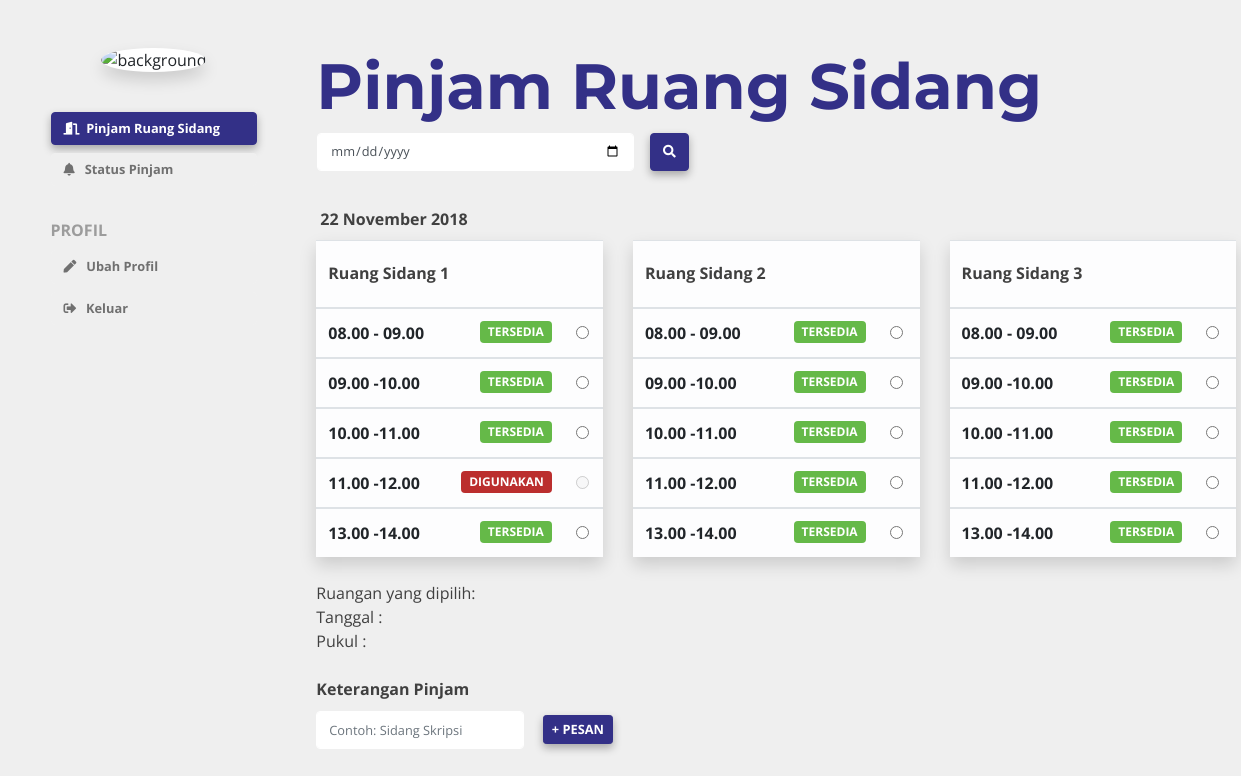
The page /pesan.php?tanggal=2018-11-22 (signed in) on the database its author committed.
### tables this page shows
CREATE TABLE `ruang` (
  `id_ruang` varchar(20) NOT NULL,
  `nama_ruang` varchar(15) NOT NULL,
  `waktu_ruang` varchar(20) NOT NULL
);

### pesan.php (the view, shortened to what this page needs)
<?php
include 'Connections/koneksi.php';
if(isset($_SESSION['logged_in'])){
	$no_induk = $_SESSION['current_id'];
	$sql = "SELECT * FROM peminjam WHERE no_induk = '$no_induk'";
	$result = mysqli_query($koneksi, $sql);
	$row = mysqli_fetch_array($result,MYSQLI_ASSOC);
}
?>
<!DOCTYPE html>
<html>
<head>
	<link rel="stylesheet" href="https://stackpath.bootstrapcdn.com/bootstrap/4.1.3/css/bootstrap.min.css">
	<link rel="stylesheet" type="text/css" href="style.css">
	<link rel="stylesheet" href="https://use.fontawesome.com/releases/v5.4.1/css/all.css">
</head>
<body>
	<div class="container mt-5">
		<div class="row sidebar">
			<div id="sidebar" class="col-lg-2 text-center">
				<figure class="figure">
					<img src="<?php echo "upload/".$row['foto_profil'].""; ?>" alt="background" class="img-thumbnail shadow"><br>
					<div class="badge badge-pill badge-primary"><?php echo ''.$row['status'].''?></div> <br>
				</figure>
				<a href="pesan.php?tanggal=" class="btn btn-primary btn-block mr-5">
					<i class="fas fa-door-open"></i> &nbsp;Pinjam Ruang Sidang
				</a>
				<a href=status_pinjam.php class="btn btn-secondary btn-block my-2">
					<i class="fas fa-bell"></i> &nbsp; Status Pinjam
				</a>
				<br>
				<div class="text-left"><b style="color: #9C9C9C">PROFIL</b></div>
				<a href=ganti_password.php class="btn btn-secondary btn-block my-2">
					<i class="fas fa-pen"></i> &nbsp; Ubah Profil
				</a>
				<a href=logout.php class="btn btn-secondary btn-block my-2">
					<i class="fas fa-sign-out-alt"></i> &nbsp; Keluar
				</a>
			</div>
			<div id="content" class="col-lg-10">
				<h1>Pinjam Ruang Sidang</h1>
				<form action="validasi_search.php" method="get">
					<div class="row">
						<input type="date" name="tanggal" class="form-control ml-3 col col-lg-4">
						<button type="input" class="mx-3 btn btn-primary">
							<i class="fas fa-search"></i>
						</button>
					</div>
				</form>
				<br>
				<?php
				$tanggal = $_GET['tanggal'];
				$query = date("d F Y", strtotime($_GET['tanggal']));
				if($tanggal == ""){
					if (isset($_SESSION['errors'])){ ?>
						<div class="alert alert-danger alert-bottom alert-dismissible fade show text-center" role="alert">
							<?php echo $_SESSION['errors']; ?>
							<button type="button" class="close" data-dismiss="alert" aria-label="Close">
								<span aria-hidden="true">&times;</span>
							</button>
						</div>
						<?php unset($_SESSION['errors']);}
						echo '<div class="jumbotron jumbotron-fluid text-center">';
						echo '<div class="container">';
						echo '<img src="https://svgshare.com/i/98Q.svg" title="" />';
						echo '<h6 style="color: #BEBEBE">Masukkan tanggal terlebih dahulu</h6>';
						echo '</div></div>';
					}
					else{
						$select = mysqli_query($koneksi, "SELECT DISTINCT `ruang`.`nama_ruang`, `ruang`.`id_ruang`, `ruang`.`waktu_ruang`, `peminjaman_ruang`.`tanggal`, `peminjaman_ruang`.`status_pesan` FROM `ruang` LEFT JOIN `peminjaman_ruang` ON `ruang`.`id_ruang` = `peminjaman_ruang`.`id_ruang`AND `peminjaman_ruang`.`tanggal` = '".$tanggal."' WHERE `ruang`.`nama_ruang`='Ruang Sidang 1' ORDER BY `ruang`.`waktu_ruang`");
						?>
						<form action="create_pesan.php" method="POST">
							<h6 class="m-1"><?php echo "".$query.""; ?></h6>
							<div class="row my-2">
								<div class="col-lg-4">
									<table class="table table-light shadow">
										<th colspan="2"><h6>Ruang Sidang 1</h6></th>
										<th></th>
										<?php
										if(mysqli_num_rows($select)){
											while ($baris = mysqli_fetch_array($select)) {
												?>
												<tbody>
													<tr>
														<th scope="col"><?php echo $baris['waktu_ruang']; ?></th>
														<?php if ($baris['tanggal']==NULL){
															?>
															<th scope="col"><span class="badge badge-success"><?php echo 'TERSEDIA'; ?></span></th>
															<th scope="col"><input name="id_ruang" value="<?php echo $baris['id_ruang']; ?>"  type="radio" onclick="myFunction()"></th>
														<?php } else { ?>
															<th scope="col"><span class="badge badge-danger"><?php echo 'DIGUNAKAN'; ?></span></th>
															<th scope="col"><input name="radio" type="radio" disabled></th>
														</tr>
													<?php }}} else{
														echo "<tr><td>Tidak ada data</td></tr>";
													} ?>
												</tbody>
											</table>
										</div>
										<?php
										$select2 = mysqli_query($koneksi, "SELECT `ruang`.`nama_ruang`, `ruang`.`id_ruang`, `ruang`.`waktu_ruang`, `peminjaman_ruang`.`tanggal` , `peminjaman_ruang`.`status_pesan` FROM `ruang` LEFT JOIN `peminjaman_ruang` ON `ruang`.`id_ruang` = `peminjaman_ruang`.`id_ruang`AND `peminjaman_ruang`.`tanggal` = '".$tanggal."' WHERE `ruang`.`nama_ruang`='Ruang Sidang 2' ORDER BY `ruang`.`waktu_ruang`");
										?>
										<div class="col-lg-4">
											<table class="table table-light shadow">
												<th colspan="2"><h6>Ruang Sidang 2</h6></th>
												<th></th>
												<?php
												if(mysqli_num_rows($select2)){
													while ($baris = mysqli_fetch_array($select2)) {
														?>
														<tbody>
															<tr>
																<th scope="col"><?php echo $baris['waktu_ruang']; ?></th>
																<?php if ($baris['tanggal']==NULL){
																	?>
																	<th scope="col"><span class="badge badge-success"><?php echo 'TERSEDIA'; ?></span></th>
																	<th scope="col"><input name="id_ruang" value="<?php echo $baris['id_ruang']; ?>" type="radio" onclick="myFunction()"></th>
																<?php } else { ?>
																	<th scope="col"><span class="badge badge-danger"><?php echo 'DIGUNAKAN'; ?></span></th>
																	<th scope="col"><input name="radio" type="radio" disabled></th>
																</tr>
															<?php }}} else{
																echo "<tr><td>Tidak ada data</td></tr>";
															} ?>
														</tbody>
													</table>
												</div>
												<?php
												$select3 = mysqli_query($koneksi, "SELECT `ruang`.`nama_ruang`, `ruang`.`id_ruang`, `ruang`.`waktu_ruang`, `peminjaman_ruang`.`tanggal` , `peminjaman_ruang`.`status_pesan` FROM `ruang` LEFT JOIN `peminjaman_ruang` ON `ruang`.`id_ruang` = `peminjaman_ruang`.`id_ruang`AND `peminjaman_ruang`.`tanggal` = '".$tanggal."' WHERE `ruang`.`nama_ruang`='Ruang Sidang 3' ORDER BY `ruang`.`waktu_ruang`");
												?>
												<div class="col-lg-4">
													<table class="table table-light shadow">
														<th colspan="2"><h6>Ruang Sidang 3</h6></th>
														<th></th>
														<?php
														if(mysqli_num_rows($select3)){
															while ($baris = mysqli_fetch_array($select3)) {
																?>
																<tbody>
																	<tr>
																		<th scope="col"><?php echo $baris['waktu_ruang']; ?></th>
																		<?php if ($baris['tanggal']==NULL){
																			?>
																			<th scope="col"><span class="badge badge-success"><?php echo 'TERSEDIA'; ?></span></th>
																			<th scope="col"><input name="id_ruang" value="<?php echo $baris['id_ruang']; ?>" type="radio" onclick="myFunction()"></th>
																		<?php } else { ?>
																			<th scope="col"><span class="badge badge-danger"><?php echo 'DIGUNAKAN'; ?></span></th>
																			<th scope="col"><input name="radio" type="radio" disabled></th>
																		</tr>
																	<?php }}} else{
																		echo "<tr><td>Tidak ada data</td></tr>";
																	} ?>
																</tbody>
															</table>
														</div>
													</div>
													<p>	Ruangan yang dipilih: <b id="nama_ruang"></b><br>
														Tanggal : <b id="tanggal"></b><br>
														Pukul : <b id="pukul"></b><br>
													</p>
													<h6>Keterangan Pinjam</h6>
													<div class="row">
														<div class="col-12 col-lg-3">
															<input type="text" name="keterangan_pinjam" class="form-control" placeholder="Contoh: Sidang Skripsi" required="required">
														</div>
														<div class="col-12 col-lg-4 mt-2 mt-lg-0 p-lg-1">
															<button type="submit" class="btn btn-primary btn-sm">+ PESAN</button>
														</div>
													</div>
												</form>
												</div>
											</div>
										<?php } ?>
									</div>
								</body>
								</html>

### style.css (style rules this page uses)
* { font-family: 'Open Sans', sans-serif; }
body { background-color: #EFEFEF; overflow-y: overlay; background-position: fixed; }
.container { margin-bottom: 3rem; }
h1 { font-family: 'Montserrat', sans-serif; font-weight: bold; color: #333087; font-size: 4rem; }
h6 { font-weight: bold; color: #404040; padding-top: 0.5rem; line-height: 1.6; }
p { color: #404040; font-weight: normal; }
.sidebar .col-lg-2 { padding: 0; position: fixed; visibility: visible; }
.sidebar .col-lg-10 { left: 22%; visibility: visible; }
.img-thumbnail { object-fit: cover; }
.btn { font-size: 0.8rem; font-weight: 700; text-align: left; text-transform: uppercase; }
#sidebar .btn { text-transform: unset; }
.btn-secondary { background-color: #EFEFEF; color: #707070; border-color: #EFEFEF; }
::placeholder { font-size: 0.8rem; }
.form-control { border-color: white; font-size: 0.8rem; }
.img-thumbnail { border-radius: 50%; height: 100px; width: 100px; text-align: center; border-style: none; padding: 0; vertical-align: 0px; }
.btn-primary { background-color: #333087; color: #ffffff; border-color: #333087; box-shadow: 0 4px 8px 0 rgba(0, 0, 0, 0.3) }
.badge { text-transform: uppercase; color: white; padding: 0.3rem 0.5rem 0.3rem 0.5rem; }
.badge-success { background-color: #65B948; }
.badge-danger { background-color: #BB2E2E; }
table .badge { float: right; }
th,td { vertical-align: middle; white-space: nowrap; }

### rows shown on the page
ruang: waktu_ruang "08.00 - 09.00"
ruang: waktu_ruang "09.00 -10.00"
ruang: waktu_ruang "10.00 -11.00"
ruang: waktu_ruang "11.00 -12.00"
ruang: waktu_ruang "13.00 -14.00"
ruang: waktu_ruang "08.00 - 09.00"
ruang: waktu_ruang "09.00 -10.00"
ruang: waktu_ruang "10.00 -11.00"
ruang: waktu_ruang "11.00 -12.00"
ruang: waktu_ruang "13.00 -14.00"
ruang: waktu_ruang "08.00 - 09.00"
ruang: waktu_ruang "09.00 -10.00"
ruang: waktu_ruang "10.00 -11.00"
ruang: waktu_ruang "11.00 -12.00"
ruang: waktu_ruang "13.00 -14.00"

### other values the page prints
$query "22 November 2018"
